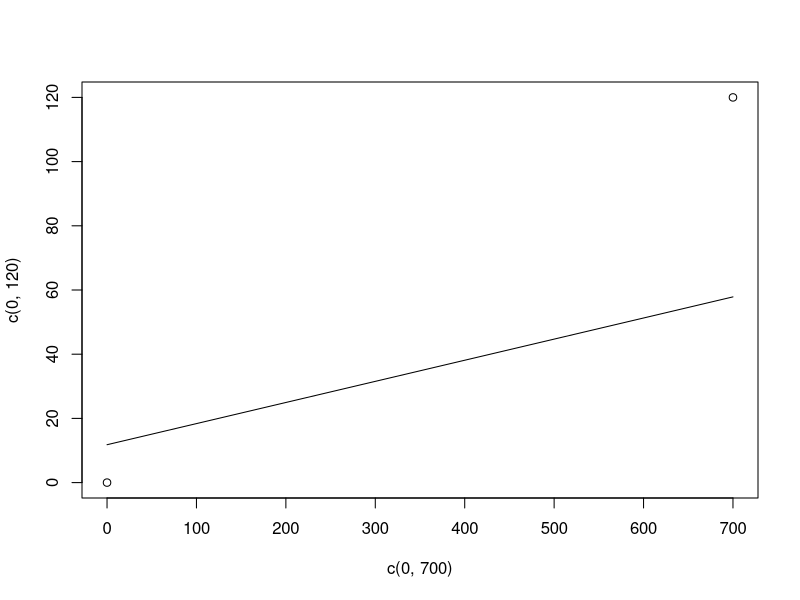

Reproduce this figure in R.
#Codigo para problema 1
rm(list=ls())
rsq<-0.1923
cor<-sqrt(rsq)
cor
m=0.0657
#prediccion
m<-0.0658
b<-11.798
x<-647.1
y=m*x+b
xpred<-0:700
ypred=m*xpred+b
plot(c(0,700),c(0,120))
lines(xpred,ypred)
